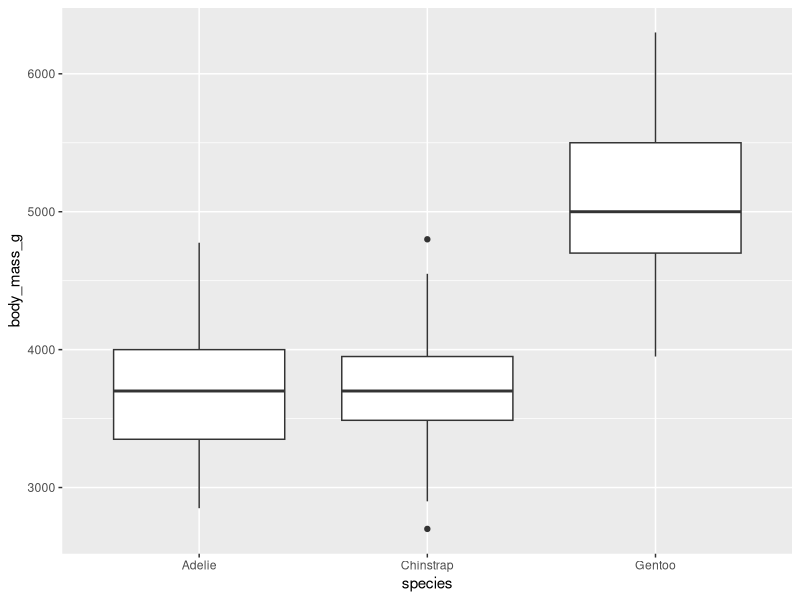
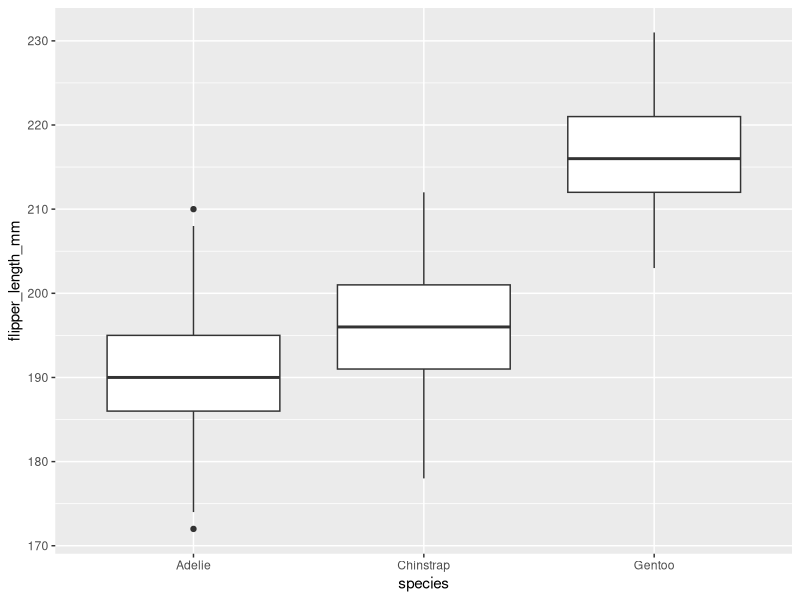
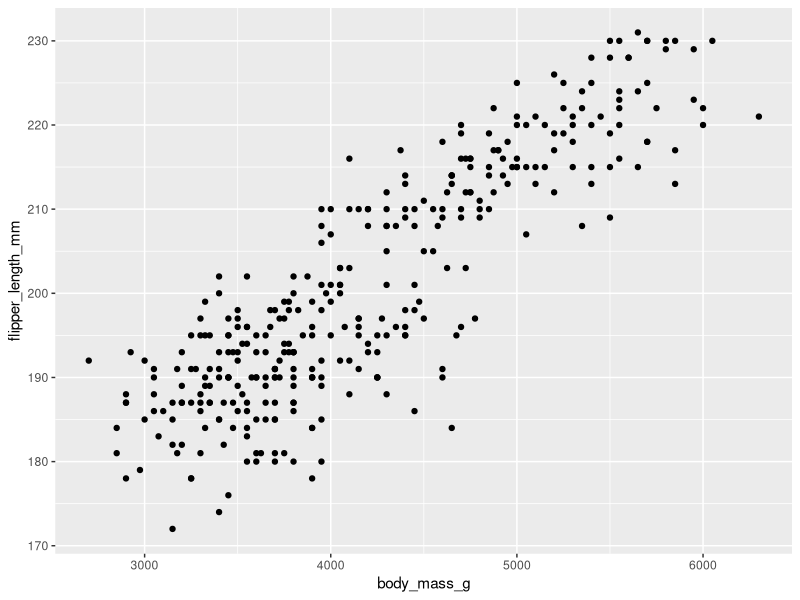
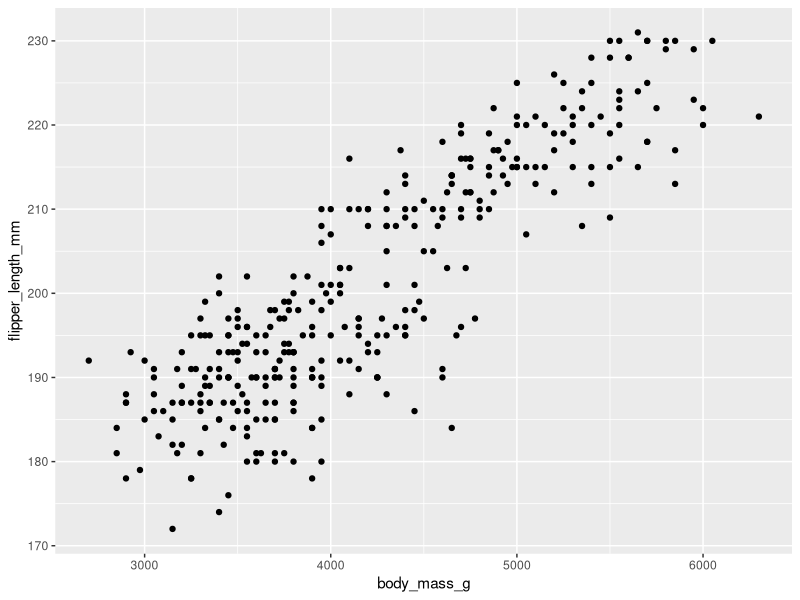
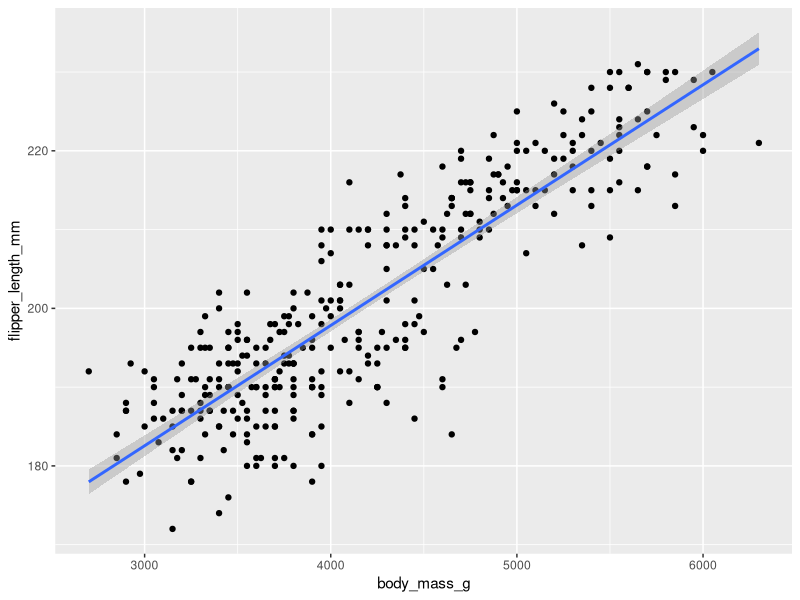
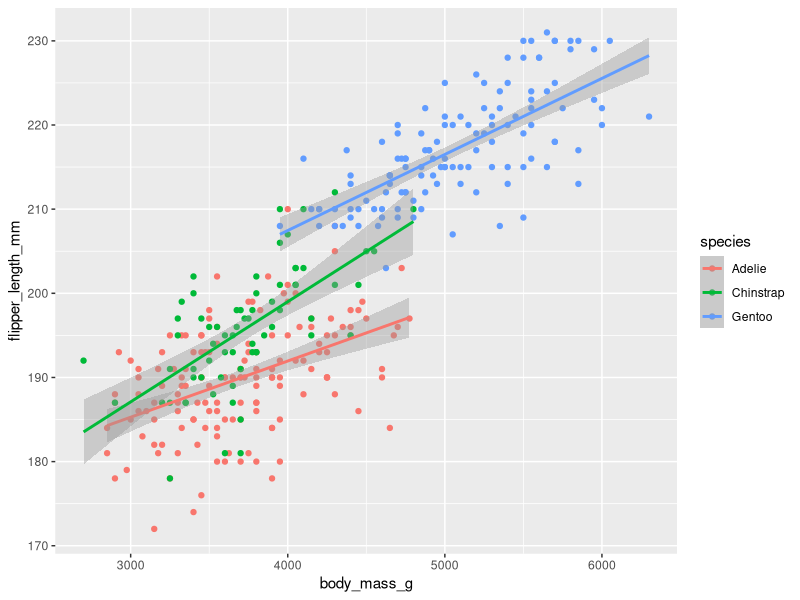
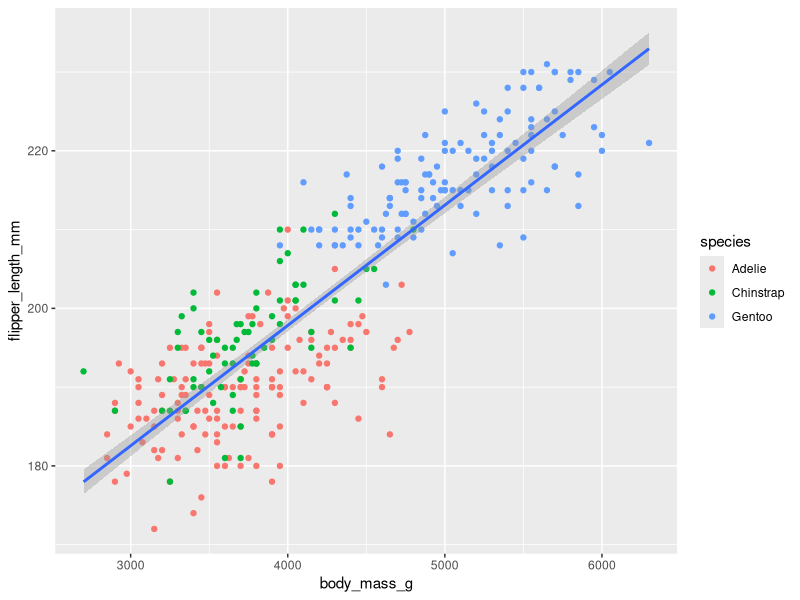
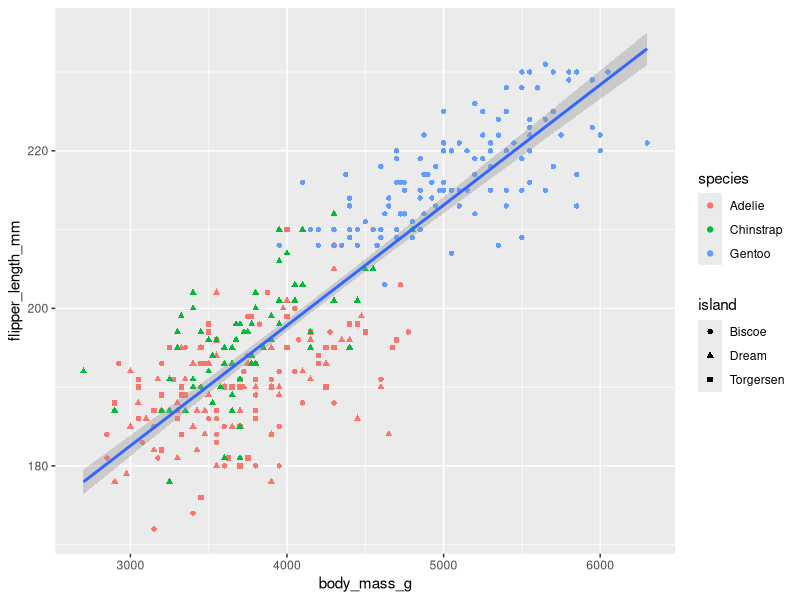

R code for these plots, in order:
## ---- chunk 1
library(tidyverse)
library(palmerpenguins)
## ---- chunk 2
names(penguins)
## ---- chunk 3
glimpse(penguins)
## ---- chunk 4
ggplot(data=penguins, #specify the data
       mapping =aes(x=species, y=body_mass_g))+ geom_boxplot()
## ---- chunk 5

## ---- chunk 6
names(penguins)
ggplot(data=penguins, #specify the data
       mapping =aes(x=species, y=flipper_length_mm))+ geom_boxplot()
## ---- chunk 7

## ---- chunk 8
names(penguins)
## ---- chunk 9
ggplot(data=penguins,
       mapping=aes(x=body_mass_g, y=flipper_length_mm))+geom_point()
## ---- chunk 10
ggplot(data=penguins,
       mapping=aes(x=body_mass_g, y=flipper_length_mm))+geom_point(na.rm=T)
## ---- chunk 11
ggplot(data=penguins,
       mapping=aes(x=body_mass_g, y=flipper_length_mm))+
  geom_point(na.rm=T)+
  geom_smooth(method = lm,se=T)
## ---- chunk 12
ggplot(data=penguins,
       mapping=aes(x=body_mass_g, y=flipper_length_mm, color = species))+
  geom_point(na.rm=T)+
  geom_smooth(method = lm,se=T)
## ---- chunk 13
ggplot(data=penguins,
       mapping=aes(x=body_mass_g, y=flipper_length_mm))+
  geom_point(mapping=aes(color = species))+
  geom_smooth(method = lm,se=T)
## ---- chunk 14
ggplot(data=penguins,
       mapping=aes(x=body_mass_g, y=flipper_length_mm))+
  geom_point(mapping=aes(color = species, shape = island))+
  geom_smooth(method = lm,se=T)
## ---- chunk 15
ggplot(data=penguins,
       mapping=aes(x=body_mass_g, y=flipper_length_mm))+
  geom_point(mapping=aes(color = species, shape = island))+
  geom_smooth(method = lm,se=T)+
  labs(title = "Body Mass (g) vs. Flipper Length(mm)")
## ---- chunk 16
names(penguins)
## ---- chunk 17
ggplot(data=penguins, mapping=aes(x=bill_length_mm, y=bill_depth_mm))+
  geom_point()+
  geom_smooth(method=lm, se=F)+
  labs(title = "Bills length(mm) vs. Bills depth(mm)")
## ---- chunk 18
names(penguins)
## ---- chunk 19
ggplot(data=penguins, mapping=aes(x=species))+
  geom_bar()
## ---- chunk 20
ggplot(data=penguins, mapping=aes(x=species))+
  geom_bar(mapping = aes(color=species))
## ---- chunk 21
ggplot(data=penguins, mapping=aes(x=species))+
  geom_bar(mapping = aes(fill=species))
## ---- chunk 22
ggplot(data=penguins, mapping = aes(x=island))+
  geom_bar(mapping = aes(fill=island))
## ---- chunk 23
ggplot(data=penguins,
       mapping=aes(x=island))+
  geom_bar(mapping=aes(fill=species), position = "dodge")+
labs(title="Number of Penguins For each species by islands")
